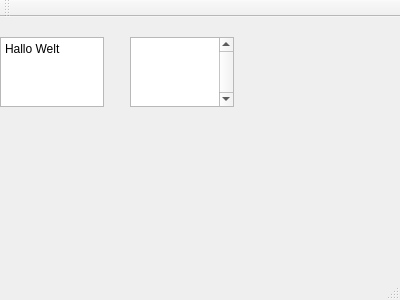
<?xml version="1.0" encoding="UTF-8"?>
<ui version="4.0">
 <class>MainWindow</class>
 <widget class="QMainWindow" name="MainWindow">
  <property name="geometry">
   <rect>
    <x>0</x>
    <y>0</y>
    <width>400</width>
    <height>300</height>
   </rect>
  </property>
  <property name="windowTitle">
   <string>MainWindow</string>
  </property>
  <widget class="QWidget" name="centralWidget">
   <widget class="QPlainTextEdit" name="plainTextEdit">
    <property name="geometry">
     <rect>
      <x>0</x>
      <y>20</y>
      <width>104</width>
      <height>70</height>
     </rect>
    </property>
    <property name="plainText">
     <string>Hallo Welt</string>
    </property>
   </widget>
   <widget class="QPlainTextEdit" name="plainTextEdit_2">
    <property name="geometry">
     <rect>
      <x>130</x>
      <y>20</y>
      <width>104</width>
      <height>70</height>
     </rect>
    </property>
    <property name="mouseTracking">
     <bool>true</bool>
    </property>
    <property name="tabletTracking">
     <bool>false</bool>
    </property>
    <property name="verticalScrollBarPolicy">
     <enum>Qt::ScrollBarAlwaysOn</enum>
    </property>
    <property name="sizeAdjustPolicy">
     <enum>QAbstractScrollArea::AdjustToContents</enum>
    </property>
    <property name="tabChangesFocus">
     <bool>true</bool>
    </property>
    <property name="readOnly">
     <bool>true</bool>
    </property>
    <property name="plainText">
     <string>
</string>
    </property>
    <property name="overwriteMode">
     <bool>true</bool>
    </property>
    <property name="textInteractionFlags">
     <set>Qt::TextSelectableByMouse</set>
    </property>
    <property name="backgroundVisible">
     <bool>false</bool>
    </property>
   </widget>
  </widget>
  <widget class="QMenuBar" name="menuBar">
   <property name="geometry">
    <rect>
     <x>0</x>
     <y>0</y>
     <width>400</width>
     <height>22</height>
    </rect>
   </property>
  </widget>
  <widget class="QToolBar" name="mainToolBar">
   <attribute name="toolBarArea">
    <enum>TopToolBarArea</enum>
   </attribute>
   <attribute name="toolBarBreak">
    <bool>false</bool>
   </attribute>
  </widget>
  <widget class="QStatusBar" name="statusBar"/>
 </widget>
 <layoutdefault spacing="6" margin="11"/>
 <resources/>
 <connections/>
</ui>
